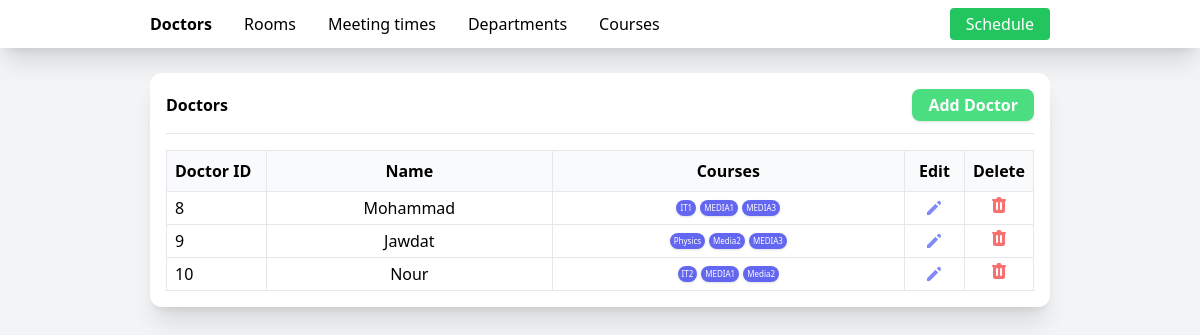
The page / on the database its author committed.
### tables this page shows
CREATE TABLE "instructors" (
	"id"	INTEGER,
	"name"	text NOT NULL,
	PRIMARY KEY("id" AUTOINCREMENT)
);

CREATE TABLE "courses" (
	"id"	INTEGER,
	"number"	TEXT NOT NULL,
	"name"	text NOT NULL UNIQUE,
	"max_number_of_students"	INTEGER NOT NULL,
	"department_id"	INTEGER NOT NULL,
	PRIMARY KEY("id" AUTOINCREMENT)
);

### main.py (the view)
    @app.route('/')
    def doctorsIndex():
        doctors = AllInstructors()
        return render_template('doctors.html', doctors=doctors)

### course.py (called while the page is built)
    def get_name(self):
        return self._name

### instructor.py (called while the page is built)
def AllInstructors():
    import sqlite3
    con = sqlite3.connect('class-scheduler.db')
    cur = con.cursor()
    cur.execute('SELECT * FROM instructors')
    instructors = []
    for row in cur:
        instructors.append(Instructor(row[0], row[1]))
    return instructors

    def get_id(self):
        return self._id

    def get_name(self):
        return self._name

    def get_courses(self):
        self.fetchCourses()
        return self._courses

    def fetchCourses(self):
        from course import Course
        import sqlite3
        con = sqlite3.connect('class-scheduler.db')
        cur = con.cursor()
        cur.execute(
            'SELECT * FROM courses WHERE id IN (SELECT course_id FROM course_instructors WHERE doctor_id = ?)', (self._id,))
        courses = []
        for row in cur:
            courses.append(Course(row[0], row[1], row[2], row[3], row[4]))
        self._courses = courses

### templates/doctors.html (shortened to what this page needs)
<!DOCTYPE html>
<html lang="en">
<head>
    <link rel="stylesheet" href="{{url_for('style')}}">
</head>
<body class="bg-gray-100">
    <nav class="bg-white shadow-xl w-full py-2 px-[150px]">
        <div class="flex gap-8 w-full">
            <a href="{{url_for('doctorsIndex')}}"
                class="hover:scale-105 hover:font-bold transition-all my-auto font-bold ">Doctors</a>
            <a href="{{url_for('roomsIndex')}}" class="hover:scale-105 hover:font-bold transition-all my-auto">Rooms</a>
            <a href="{{url_for('meetingTimesIndex')}}"
                class="hover:scale-105 hover:font-bold transition-all my-auto">Meeting
                times</a>
            <a href="{{url_for('departmentsIndex')}}"
                class="hover:scale-105 hover:font-bold transition-all my-auto">Departments</a>
            <a href="{{url_for('coursesIndex')}}"
                class="hover:scale-105 hover:font-bold transition-all my-auto">Courses</a>
            <a href="{{url_for('scheduleIndex')}}"
                class="hover:scale-105 hover:font-bold transition-all my-auto text-white bg-green-500 rounded hover:shadow-lg px-4 py-1 justify-self-end ml-auto">Schedule</a>
        </div>
    </nav>
    <main class="py-[25px] px-[150px] ">
        <div class="bg-white rounded-xl shadow-xl w-full p-4">
            <div class="flex w-full justify-between">
                <h1 class="font-bold my-auto">
                    Doctors
                </h1>
                <a href="{{url_for('createDoctor')}}"
                    class="py-1 bg-green-400 px-4 font-semibold text-white rounded-lg shadow hover:scale-105 hover:shadow-lg transition-all cursor-pointer">
                    Add Doctor</a>
            </div>
            <hr class="mt-3">
            <table class="w-full border rounded-xl mt-4 border-collapse">
                <thead>
                    <tr class="border-b bg-gray-50">
                        <th class="py-2 px-2 border text-left w-[100px]">Doctor ID</th>
                        <th class="py-2 px-2 border text-center">Name</th>
                        <th class="py-2 px-2 border text-center">Courses</th>
                        <th class="py-2 px-2 border text-center w-[60px]">Edit</th>
                        <th class="py-2 px-2 border text-center w-[60px]">Delete</th>
                    </tr>
                </thead>
                <tbody>
                    {% for doctor in doctors %}
                    <tr>
                        <td class="px-2 py-1 border">{{doctor.get_id()}}</td>
                        <td class="px-2 py-1 border text-center">{{doctor.get_name()}}</td>
                        <td class="px-2 py-1 border text-center">
                            <div class="flex gap-1 text-[8px] mx-auto justify-center flex-wrap">
                                {% for course in doctor.get_courses() %}
                                <div
                                    class="bg-indigo-500 text-white px-1 py-[2px] rounded-lg cursor-pointer shadow hover:shadow-xl hover:scale-125 hover:mx-1 transition-all">
                                    {{course.get_name()}}
                                </div>
                                {% endfor %}
                            </div>
                        </td>
                        <td
                            class="text-indigo-400 text-center  border hover:text-indigo-500  hover:scale-110 hover:shadow-lg transition-all">
                            <svg xmlns="http://www.w3.org/2000/svg" class="h-5 w-5 mx-auto my-auto cursor-pointer"
                                viewBox="0 0 20 20" fill="currentColor">
                                <path
                                    d="M13.586 3.586a2 2 0 112.828 2.828l-.793.793-2.828-2.828.793-.793zM11.379 5.793L3 14.172V17h2.828l8.38-8.379-2.83-2.828z" />
                            </svg>
                        </td>
                        <td
                            class="text-red-400  text-center border hover:text-red-500 hover:scale-110 hover:shadow-lg transition-all">
                            <form action="{{url_for('deleteDoctor',id=doctor.get_id())}}" method="POST">
                                <button type="submit"
                                    onclick="return confirm('Are you sure you want to delete this doctor?')">
                                </button>
                            </form>
                        </td>
                    </tr>
                    {% endfor %}
                </tbody>
            </table>
        </div>
    </main>
</body>
</html>

### rows shown on the page
instructors: get_id "8", get_name "Mohammad"
courses: get_name "IT1"
courses: get_name "MEDIA1"
courses: get_name "MEDIA3"
instructors: get_id "9", get_name "Jawdat"
courses: get_name "Physics"
courses: get_name "Media2"
instructors: get_id "10", get_name "Nour"
courses: get_name "IT2"
